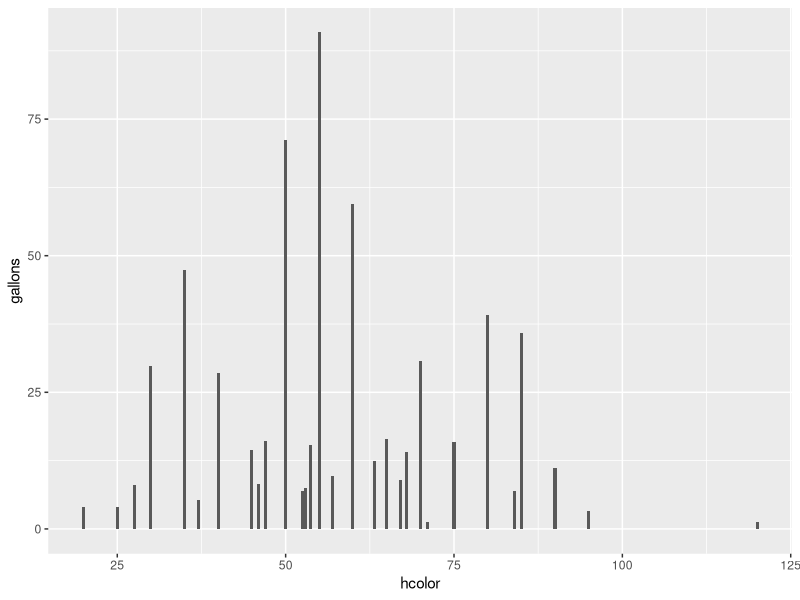

Here is the R script that generated this plot:

library(cowplot)
library(dplyr)
library(tidyr)
library(ggplot2)
library(R.utils)
library(lubridate)
library(lattice)
library(RColorBrewer)

data <-read.csv("HoneyData.csv", sep =",")
#clean up messy file
print(names(data))
colnames(data) <- c("date","gallons","water","color","X", "X.1","X.2","X.3","X.4","X.5")
data <- data %>% select(c("date","gallons","water","color"))
colnames(data)<-c("date","gallons","water","hcolor")
str(data)

data$date <- parse_date_time(data$date,"mdy")

totgal <- data %>% select(gallons) %>% sum


#349FE4
hcolorsPal <- brewer.pal(5,"Oranges")
honeyColors <-colorRampPalette(hcolorsPal)
colorNames <- function(mm){
      jack <- NA
      if (is.na(mm)) {jack <- NA
      } else if(mm >= 0 & mm < 34) {jack <- "white"
      } else if(mm >= 34 & mm <50) {jack <- "extra_light_amber"
      } else if(mm >= 50 & mm <85) {jack <- "light_amber"
      } else if(mm >= 85 & mm <114) {jack <- "amber"
      } else if(mm >= 114) {jack <- "dark_amber"
      } else {jack <- NA}
      return(jack)}

#extra light amber (34+ to  50 mm)  
#light amber (50+ to 85 mm)  
#amber (85+ to 114 mm)
#dark amber (114+ mm
#"YlOrRd" or "Oranges"

data2 <- data %>%
      mutate(h20FractOfTot = gallons*water/totgal) %>%
      mutate(colFractOfTot = gallons*hcolor/totgal)

data2$jack <-lapply(data2$hcolor, colorNames)

data3 <- data2 %>% group_by(jack)

colordist <- data2 %>% 
      group_by(jack) %>%
      summarize(eaColor = sum(gallons))

ggplot(data= data3, aes(x=hcolor),na.omit = TRUE) +
      geom_bar(aes(y = gallons),stat="identity",position = "stack")

